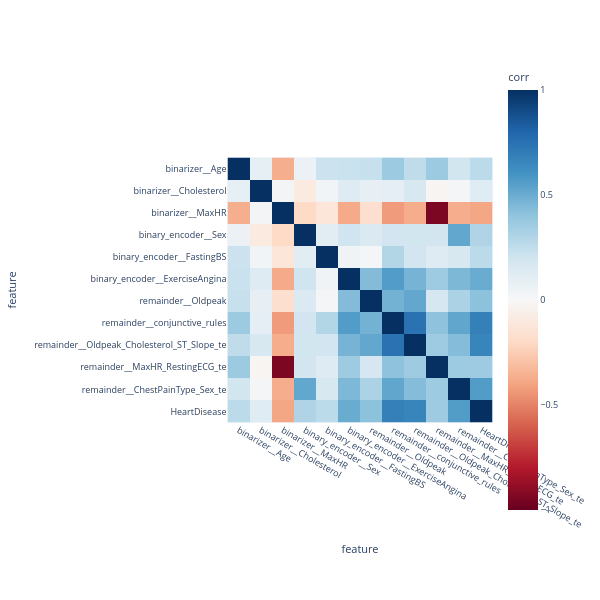

The code cell stored with this chart in its notebook:
### Markdown cell above
All intergroup features are discarded as duplicate signals. Only the transformed initial features and conjunctive rules remain.

### Code cell
train = X_train[remaining_cols].merge(y_train, left_index=True, right_index=True)
corr_df = train.corr()
plot_corr_matrix(corr_df, width=600, height=600, fontsize=9)

### Figure 1 — Plotly figure (JSON) as saved in the notebook; plotly's stock layout.template omitted (floating-point values rounded to 4 significant figures; data arrays with more than 128 entries replaced by an {"elided": "..."} marker saying what was removed)
{"data": [{"coloraxis": "coloraxis", "name": "0", "x": ["binarizer__Age", "binarizer__Cholesterol", "binarizer__MaxHR", "binary_encoder__Sex", "binary_encoder__FastingBS", "binary_encoder__ExerciseAngina", "remainder__Oldpeak", "remainder__conjunctive_rules", "remainder__Oldpeak_Cholesterol_ST_Slope_te", "remainder__MaxHR_RestingECG_te", "remainder__ChestPainType_Sex_te", "HeartDisease"], "y": ["binarizer__Age", "binarizer__Cholesterol", "binarizer__MaxHR", "binary_encoder__Sex", "binary_encoder__FastingBS", "binary_encoder__ExerciseAngina", "remainder__Oldpeak", "remainder__conjunctive_rules", "remainder__Oldpeak_Cholesterol_ST_Slope_te", "remainder__MaxHR_RestingECG_te", "remainder__ChestPainType_Sex_te", "HeartDisease"], "z": {"elided": "12x12 float values"}, "type": "heatmap", "xaxis": "x", "yaxis": "y", "hovertemplate": "feature: %{x}<br>feature: %{y}<br>corr: %{z}<extra></extra>"}], "layout": {"xaxis": {"anchor": "y", "domain": [0.0, 1.0], "scaleanchor": "y", "constrain": "domain", "title": {"text": "feature"}}, "yaxis": {"anchor": "x", "domain": [0.0, 1.0], "autorange": "reversed", "constrain": "domain", "title": {"text": "feature"}}, "coloraxis": {"colorbar": {"title": {"text": "corr"}}, "colorscale": [[0.0, "rgb(103,0,31)"], [0.1, "rgb(178,24,43)"], [0.2, "rgb(214,96,77)"], [0.3, "rgb(244,165,130)"], [0.4, "rgb(253,219,199)"], [0.5, "rgb(247,247,247)"], [0.6, "rgb(209,229,240)"], [0.7, "rgb(146,197,222)"], [0.8, "rgb(67,147,195)"], [0.9, "rgb(33,102,172)"], [1.0, "rgb(5,48,97)"]], "cmin": -1, "cmax": 1, "autocolorscale": false}, "margin": {"t": 60}, "font": {"size": 9}, "width": 600, "height": 600}}
